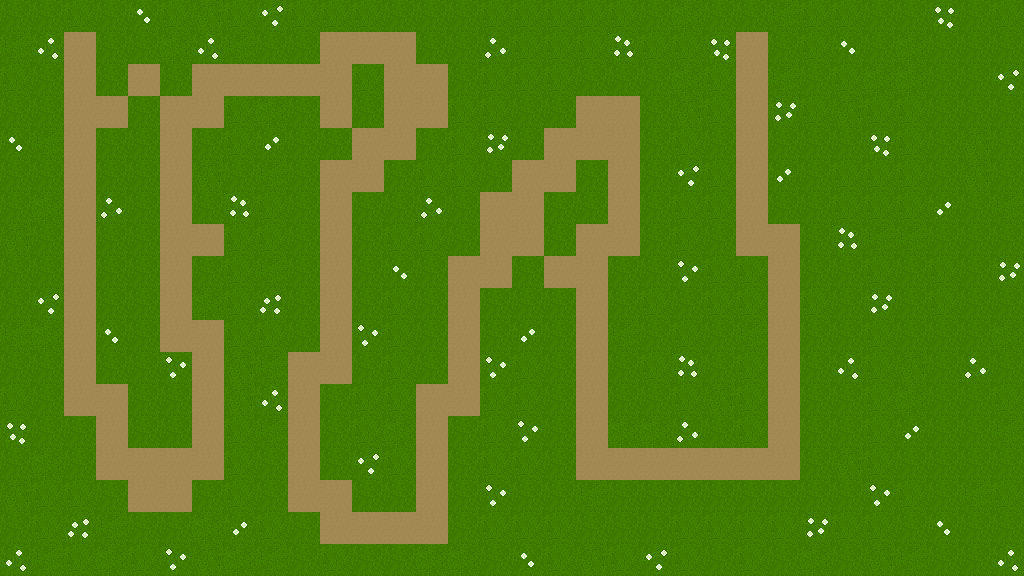

Rendered tile map (Tiled .tmx) drawn with the repository's tilesets; below, a short description and the full map source, tile grids included:
An orthogonal 32x18 tile map with 32x32 px tiles, 2 tile layers (ground, ground vanity), 4 tilesets and 22 objects (1, 2, 4, 3, 5, ...).

<map version="1.10" tiledversion="1.11.0" orientation="orthogonal" renderorder="right-down" width="32" height="18" tilewidth="32" tileheight="32" infinite="0" nextlayerid="9" nextobjectid="25">
 <tileset firstgid="1" source="tileset.tsx" />
 <tileset firstgid="5" source="reference.tsx" />
 <tileset firstgid="21" source="path_grass_tileset.tsx" />
 <tileset firstgid="37" source="grass_beauty.tsx" />
 <layer id="2" name="ground" width="32" height="18">
  <data encoding="csv">
27,27,27,27,27,27,27,27,27,27,27,27,27,27,27,27,27,27,27,27,27,27,27,27,27,27,27,27,27,27,27,27,
27,27,33,27,27,27,27,27,27,27,33,33,33,27,27,27,27,27,27,27,27,27,27,33,27,27,27,27,27,27,27,27,
27,27,33,27,33,27,33,33,33,33,33,27,33,33,27,27,27,27,27,27,27,27,27,33,27,27,27,27,27,27,27,27,
27,27,33,33,27,33,33,27,27,27,33,27,33,33,27,27,27,27,33,33,27,27,27,33,27,27,27,27,27,27,27,27,
27,27,33,27,27,33,27,27,27,27,27,33,33,27,27,27,27,33,33,33,27,27,27,33,27,27,27,27,27,27,27,27,
27,27,33,27,27,33,27,27,27,27,33,33,27,27,27,27,33,33,27,33,27,27,27,33,27,27,27,27,27,27,27,27,
27,27,33,27,27,33,27,27,27,27,33,27,27,27,27,33,33,27,27,33,27,27,27,33,27,27,27,27,27,27,27,27,
27,27,33,27,27,33,33,27,27,27,33,27,27,27,27,33,33,27,33,33,27,27,27,33,33,27,27,27,27,27,27,27,
27,27,33,27,27,33,27,27,27,27,33,27,27,27,33,33,27,33,33,27,27,27,27,27,33,27,27,27,27,27,27,27,
27,27,33,27,27,33,27,27,27,27,33,27,27,27,33,27,27,27,33,27,27,27,27,27,33,27,27,27,27,27,27,27,
27,27,33,27,27,33,33,27,27,27,33,27,27,27,33,27,27,27,33,27,27,27,27,27,33,27,27,27,27,27,27,27,
27,27,33,27,27,27,33,27,27,33,33,27,27,27,33,27,27,27,33,27,27,27,27,27,33,27,27,27,27,27,27,27,
27,27,33,33,27,27,33,27,27,33,27,27,27,33,33,27,27,27,33,27,27,27,27,27,33,27,27,27,27,27,27,27,
27,27,27,33,27,27,33,27,27,33,27,27,27,33,27,27,27,27,33,27,27,27,27,27,33,27,27,27,27,27,27,27,
27,27,27,33,33,33,33,27,27,33,27,27,27,33,27,27,27,27,33,33,33,33,33,33,33,27,27,27,27,27,27,27,
27,27,27,27,33,33,27,27,27,33,33,27,27,33,27,27,27,27,27,27,27,27,27,27,27,27,27,27,27,27,27,27,
27,27,27,27,27,27,27,27,27,27,33,33,33,33,27,27,27,27,27,27,27,27,27,27,27,27,27,27,27,27,27,27,
27,27,27,27,27,27,27,27,27,27,27,27,27,27,27,27,27,27,27,27,27,27,27,27,27,27,27,27,27,27,27,27
</data>
 </layer>
 <layer id="8" name="ground vanity" width="32" height="18">
  <data encoding="csv">
0,0,37,0,40,37,3221225509,37,2684354598,37,37,37,0,0,0,37,37,37,37,37,0,1610612773,0,0,2684354597,37,37,0,0,3221225511,0,37,
2684354597,3221225510,0,0,0,1610612773,3221225510,2684354597,0,0,0,0,0,0,0,1610612774,37,37,37,39,37,37,3221225511,0,0,37,536870952,0,1610612773,0,0,0,
37,0,0,0,0,0,0,0,0,0,0,37,0,0,0,37,37,37,0,0,0,1610612773,37,0,2684354597,0,37,1610612773,1610612773,0,0,2684354598,
0,0,0,0,0,0,0,37,1610612773,0,0,0,0,0,37,37,0,0,0,0,0,3221225509,37,0,2684354599,37,3221225509,37,37,0,0,0,
40,2684354597,0,0,0,0,0,37,2684354600,0,0,0,0,0,37,2684354599,0,0,0,0,0,37,0,0,0,0,0,3221225511,37,0,3221225509,0,
0,0,0,0,0,0,3221225509,0,2684354597,0,0,0,0,37,37,0,0,0,0,0,0,2684354598,37,0,2684354600,0,37,37,37,0,3221225509,0,
0,1610612773,0,1610612774,0,0,0,39,37,0,0,0,0,1610612774,0,0,0,0,0,0,0,37,37,0,0,0,37,37,37,1610612776,0,2684354597,
3221225509,0,0,0,0,0,0,37,37,0,0,0,37,37,0,0,0,0,0,0,0,37,0,0,0,0,39,2684354597,2684354597,0,0,0,
0,0,0,0,0,0,0,37,2684354597,0,0,0,3758096424,0,0,0,0,0,0,0,0,38,37,37,0,0,0,37,0,37,0,2684354599,
0,2684354598,0,0,0,0,1610612773,37,1610612775,0,0,0,37,0,0,0,0,0,0,0,37,0,37,37,0,37,0,2684354599,0,37,0,0,
2684354597,1610612773,0,40,0,0,0,37,37,0,0,38,37,0,0,0,2684354600,0,0,2684354597,0,37,0,2684354597,0,0,0,37,0,0,0,1610612773,
0,0,0,0,0,38,0,3221225509,2684354597,0,0,0,37,0,0,38,37,0,0,0,37,39,0,37,0,0,3221225510,37,3221225509,0,1610612774,0,
37,0,0,0,0,0,0,3221225509,3221225510,0,0,37,37,0,0,37,37,0,0,0,0,37,3221225509,37,0,0,0,37,1610612773,0,0,37,
3221225511,0,0,0,0,0,0,37,2684354597,0,0,37,1610612773,0,0,37,38,0,0,1610612773,1610612773,1610612774,0,37,0,0,0,37,1610612776,0,0,2684354597,
0,1610612773,0,0,0,0,0,37,0,0,0,2684354598,37,0,0,37,37,0,0,0,0,0,0,0,0,0,3221225509,37,0,0,0,0,
3221225509,37,37,0,0,0,0,37,0,0,0,0,0,0,0,38,0,0,2684354597,0,0,0,0,0,0,0,0,38,37,0,2684354597,37,
0,37,1610612775,2684354597,0,0,1610612773,1610612776,37,0,0,0,0,0,0,37,37,37,0,0,0,37,37,37,37,2684354599,37,37,0,40,0,0,
3221225510,2684354597,37,1610612773,37,38,3221225509,1610612773,2684354597,0,37,0,0,1610612773,1610612773,0,40,37,3221225509,37,2684354598,37,0,37,0,1610612773,0,3221225509,2684354597,0,0,3221225510
</data>
 </layer>
 <objectgroup id="5" name="path">
  <object id="2" name="1" x="78.6667" y="82.6663">
   <point />
  </object>
  <object id="3" name="2" x="76.3333" y="366.334">
   <point />
  </object>
  <object id="4" name="4" x="206" y="479.167">
   <point />
  </object>
  <object id="5" name="3" x="130" y="482.833">
   <point />
  </object>
  <object id="6" name="5" x="197" y="343.334">
   <point />
  </object>
  <object id="7" name="6" x="175.667" y="140">
   <point />
  </object>
  <object id="10" name="7" x="332.833" y="73.3333">
   <point />
  </object>
  <object id="11" name="8" x="409.5" y="52.8333">
   <point />
  </object>
  <object id="12" name="10" x="337" y="205.667">
   <point />
  </object>
  <object id="13" name="9" x="410.667" y="138">
   <point />
  </object>
  <object id="14" name="11" x="327.5" y="372.833">
   <point />
  </object>
  <object id="15" name="14" x="458" y="396.667">
   <point />
  </object>
  <object id="16" name="12" x="304.667" y="483.333">
   <point />
  </object>
  <object id="17" name="13" x="391.333" y="520.667">
   <point />
  </object>
  <object id="19" name="15" x="500.667" y="211.333">
   <point />
  </object>
  <object id="20" name="16" x="614.667" y="111.333">
   <point />
  </object>
  <object id="21" name="17" x="603.333" y="235.333">
   <point />
  </object>
  <object id="22" name="18" x="598.667" y="451.333">
   <point />
  </object>
  <object id="23" name="19" x="783.333" y="454">
   <point />
  </object>
  <object id="24" name="20" x="770.667" y="242.667">
   <point />
  </object>
 </objectgroup>
 <objectgroup id="7" name="markers">
  <object id="8" name="base" x="750.666" y="55.333">
   <point />
  </object>
  <object id="9" name="spawn" x="75.3333" y="53.3333">
   <point />
  </object>
 </objectgroup>
</map>
